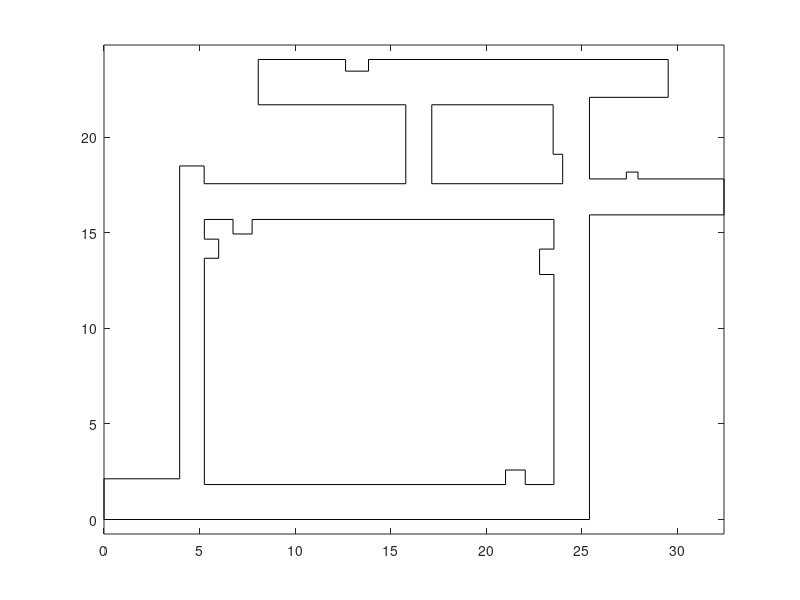

Write the MATLAB code that produced this figure. (Note: this script raises an error after producing the figure.)
% Define the coordinates of three structures in the environment
structure1 = [0, 0; 0, 2.13; 3.96,2.13;3.96,18.50; 5.24,18.50;5.24,17.57;15.79,17.57;15.79,17.57;15.79,21.70;8.07,21.70;8.07,24.07;12.64,24.07;12.64,23.46;13.84,23.46;13.84,24.07;29.52,24.07;29.52,22.09;25.4,22.09;25.4,17.82;27.33,17.82;27.33,18.18;27.94,18.18;27.94,17.82;32.44,17.82
    32.44,15.94;25.4,15.94;25.4,0;0,0];
structure2 = [5.25,1.83;5.25,13.67;6,13.67;6,14.67;5.25,14.67;5.25,15.70;6.75,15.70;6.75,14.94;7.75,14.94;7.75,15.7;23.54,15.70;23.54,14.15;22.79,14.15;22.79,12.82;23.54,12.82;23.54,1.83;22.04,1.83;22.04,2.59;21.01,2.59;21.01,1.83;5.25,1.83];
structure3 = [17.15,21.7;23.5,21.7;23.5,19.11;24,19.11;24,17.57;17.15,17.57;17.15,21.7];

% Define test positions for the LiDAR sensor
test_pos = [5 18; 5 1 ; 5 16.5;10 23; 13 23; 16 23; 19 23;22 23;25 23; 28 23; 7.25 16.5; 10 16.5; 13 16.5; 16 16.5; 19 16.5; 22 16.5; 25 16.5; 27.2 16.5; 30.5 16.5;16.5 20;24.5 20;24.5 15; 24.5 13.5; 24.5 10.5; 24.5 7.5; 24.5 4.5; 24.5 1; 5 14; 5 11; 5 8; 5 5; 5 2.5; 2 1; 8 1; 11 1; 14 1; 17 1; 19 1; 21.25 1; 23 1;21.5,2.2;23,13.49;27.64,18;14.5,23.8;11.3,23.8];
N_positions = size(test_pos, 1);

% Initialize an array to store measurements for each position and angle
measures = zeros(2, 34, N_positions);

% Loop over each test position
for np = 1:N_positions

    lidar_pos = test_pos(np,:);

    % Plotting setup
    figure(1)
    plot(structure1(:,1), structure1(:,2), 'k'); % Plot walls
    hold on
    plot(structure2(:,1),structure2(:,2),'k');
    plot(structure3(:,1),structure3(:,2),'k');
    axis equal;
    
    % Iterate over angles from 0 to 359 degrees in 10-degree increment
    angle_list = 0:10:359;
    for na = 1:length(angle_list)

        angle_deg = angle_list(na);

        % Convert angle from degrees to radians
        angle_rad = deg2rad(angle_deg);
        
        % Calculate endpoint of the LiDAR beam 50 meters away
        x_end = 50 * cos(angle_rad) + lidar_pos(1); 
        y_end = 50 * sin(angle_rad) + lidar_pos(2);
        
        % Find intersection points of the LiDAR beam with each structure
        [x_intersect1, y_intersect1] = polyxpoly([lidar_pos(1),x_end],[lidar_pos(2),y_end], structure1(:,1), structure1(:,2));
        [x_intersect2, y_intersect2] = polyxpoly([lidar_pos(1),x_end],[lidar_pos(2),y_end], structure2(:,1), structure2(:,2));
        [x_intersect3, y_intersect3] = polyxpoly([lidar_pos(1),x_end],[lidar_pos(2),y_end], structure3(:,1), structure3(:,2));
        x_intersect = [ x_intersect1 ; x_intersect2 ; x_intersect3];
        y_intersect = [ y_intersect1 ; y_intersect2 ; y_intersect3];
        
        % MSE/Euclidean Distance
        distance = sqrt((x_intersect-lidar_pos(1)).^2 + (y_intersect-lidar_pos(2)).^2);
        [~,idx] = min(distance);
        x_intersect = x_intersect(idx);
        y_intersect = y_intersect(idx);

        %if (np == 33)
        %plot(x_intersect, y_intersect, 'r.');
        %plot([lidar_pos(1) x_intersect], [lidar_pos(2) y_intersect], 'm');
        %end
        
        % Store the relative position of the closest intersection point
        measures(:,na,np) = [x_intersect ; y_intersect] - test_pos(np,:).';
        
        if (na == 1)  % pointing right
            rightwall(np) = x_intersect;
        elseif (na == 10)   % pointing up
            topwall(np) = y_intersect;
        elseif (na == 19)   % pointing left
            leftwall(np) = x_intersect;
        elseif (na == 28)   % pointing_down
            bottomwall(np) = y_intersect;
        end

    end


    % Plot the current LiDAR position
    plot(lidar_pos(1), lidar_pos(2), 'go');

    xlabel('X-axis (m)');
    ylabel('Y-axis (m)');
    title('Map'); 
    drawnow
    pause(0.1)
    
    %lidar_pos(1) = lidar_pos(1) + 0.1;
end


% Define the actual position of the LiDAR sensor
lidar_pos = [];

% Define a set of points to simulate the LiDAR path
lidar = [1 1 ; 25 1 ; 25,22.5; 29,22.5; 29, 23.5; 14,23.5;14,23;12.5,23; 
    12.5,23.5;8.2,23.5;8.2,22; 16.4,22;16.4,16.5;32,16.5;32,17.5;27.7,17.5;
    27.7,18;27.4,18;27.4,16;7.5,16;7.5,15.2;6.9,15.2;6.9,16;4.2,16;4.2,18.2;5,18.2;5,14.5;5.8,14.5;5.8,13.8;5,13.5;5,1;1,1];

% Determine the number of positions in the LiDAR path
X_positions = size(lidar,1);

% Number of steps for interpolating between points in the LiDAR path
num_steps = 50;

plot(lidar(:, 1), lidar(:, 2), 'ro', 'MarkerSize', 10, 'DisplayName', 'Points');
lidar_position = lidar(1, :);

% Initialize an empty array to store interpolated LiDAR positions
lidar_position = [];
for seg=1:X_positions-1
    nx = (0:num_steps).';
    lidar_seq = (lidar(seg,:) + nx .* (lidar(seg+1,:) - lidar(seg,:)) / num_steps);
    noise = randn(size(lidar_seq)) * 0.1; % Adjust the noise level as needed
    lidar_seq = lidar_seq + noise;
    %plot(lidar_seq(seg,1),lidar_seq(seg,2),'m.');
    lidar_position = [lidar_position ; lidar_seq];
    lidar_pos = lidar_position;
    disp(lidar_pos);

end
for nx = 1:size(lidar_position,1)
        %plot(lidar_position(nx, 1), lidar_position(nx, 2), 'r.');
        plot(lidar_pos(nx, 1), lidar_pos(nx, 2), 'm.');
        drawnow;
end
return

% Initialize an array to store real LiDAR data for 36 angles (0 to 350 degrees in 10-degree increments)
real_data = zeros(2, 36);

angle_list = 0:10:359;

% Iterate over each angle to simulate LiDAR measurements
for na = 1:length(angle_list)
    angle_deg = angle_list(na);

    % Convert angle from degrees to radians
    angle_rad = deg2rad(angle_deg);

    % Calculate the endpoint of the LiDAR beam 50 meters away
    x_end = 50 * cos(angle_rad) + lidar_pos(1);
    y_end = 50 * sin(angle_rad) + lidar_pos(2);

    % Find intersection points of the LiDAR beam with the structures
    [x_intersect1, y_intersect1] = polyxpoly([lidar_pos(1),x_end],[lidar_pos(2),y_end], structure1(:,1), structure1(:,2));
    [x_intersect2, y_intersect2] = polyxpoly([lidar_pos(1),x_end],[lidar_pos(2),y_end], structure2(:,1), structure2(:,2));
    [x_intersect3, y_intersect3] = polyxpoly([lidar_pos(1),x_end],[lidar_pos(2),y_end], structure3(:,1), structure3(:,2));
    
    % Combine intersections from all structures
    x_intersect = [ x_intersect1 ; x_intersect2 ;x_intersect3];
    y_intersect = [ y_intersect1 ; y_intersect2 ;y_intersect3];
    
    % Calculate distance from LiDAR position to each intersection point
    distance = sqrt((x_intersect-lidar_pos(1)).^2 + (y_intersect-lidar_pos(2)).^2);
    [~,idx] = min(distance);
    x_intersect = x_intersect(idx);
    y_intersect = y_intersect(idx);
    
    % Store the relative position of the closest intersection to the LiDAR position
    real_data(:,na) = [x_intersect ; y_intersect] - lidar_pos.';

    % Plot the LiDAR beam to the closest intersection point
    plot([lidar_pos(1) x_intersect],[lidar_pos(2) y_intersect],'r');
    

end

% Plot the actual LiDAR position as a yellow circle
plot(lidar_pos(1),lidar_pos(2),'yo');

% Calculate the metric (sum of squared differences) for each test position
metric = squeeze(sum(sum((measures - real_data).^2)));

% Find the test position with the minimum metric value (closest match)
[~,idx] = min(metric);
fprintf('The lidar is closest to position %g,%g\n', test_pos(idx,:));

% Sort the metric values to find the closest and second closest test positions
[p,idx2] = sort(metric);
fprintf('%g %g\n',test_pos(idx2(1),:));
fprintf('%g %g\n', test_pos(idx2(2),:));
%disp(p);
tp = test_pos(idx2(1), :);
%plot(tp(1), tp(2), 'kx')

fprintf('Weight percentage of p(1): %.2f%%\n', weight_percentage_p1 * 100);
fprintf('Weight percentage of p(2): %.2f%%\n', weight_percentage_p2 * 100);


% Plot the closest and second closest test positions as green circles
plot(test_pos(idx2(1),1),test_pos(idx2(1),2),'go');
plot(test_pos(idx2(2),1),test_pos(idx2(2),2),'go');

% Use the closest test position for further calculations
pidx = idx2(1);

% Calculate approximate positions based on distances to the nearest walls
xapprox1 = leftwall(pidx) + abs(real_data(1, 19));
xapprox2 = rightwall(pidx) - abs(real_data(1,1));
yapprox1 = bottomwall(pidx) + abs(real_data(2, 28));
yapprox2 = topwall(pidx) - abs(real_data(2,10));

% Average the approximate positions to find the final estimated position
xapprox = (xapprox1+xapprox2)/2;
yapprox = (yapprox1+yapprox2)/2;
approx_pos = [xapprox, yapprox];

% Plot LiDAR beams from the approximated position to validate the estimation
approx_data = zeros(2,36);
angle_list = 0:10:359;
for nc = 1:length(angle_list)
    angle_deg = angle_list(nc);
    angle_rad = deg2rad(angle_deg);
    x_end = 50 * cos(angle_rad) + approx_pos(1); % 5 meters away in the x direction
    y_end = 50 * sin(angle_rad) + approx_pos(2); % 5 meters away in the y direction
    [x_intersect1, y_intersect1] = polyxpoly([approx_pos(1),x_end],[approx_pos(2),y_end], structure1(:,1), structure1(:,2));
    [x_intersect2, y_intersect2] = polyxpoly([approx_pos(1),x_end],[approx_pos(2),y_end], structure2(:,1), structure2(:,2));
    [x_intersect3, y_intersect3] = polyxpoly([approx_pos(1),x_end],[approx_pos(2),y_end], structure3(:,1), structure3(:,2));

    x_intersect = [ x_intersect1 ; x_intersect2 ; x_intersect3];
    y_intersect = [ y_intersect1 ; y_intersect2 ; y_intersect3];
    distance = sqrt((x_intersect-approx_pos(1)).^2 + (y_intersect-approx_pos(2)).^2);
    [~,idx] = min(distance);
    x_intersect = x_intersect(idx);
    y_intersect = y_intersect(idx);
    %approx_data(:,nc) = [x_intersect ; y_intersect] - approx_pos.';
    plot([approx_pos(1) x_intersect],[approx_pos(2) y_intersect],'m');
end

hold off;
fprintf('Approximated position is : %g,%g\n',approx_pos(1),approx_pos(2));
fprintf('Actual position is : %g, %g \n',lidar_pos(1),lidar_pos(2));